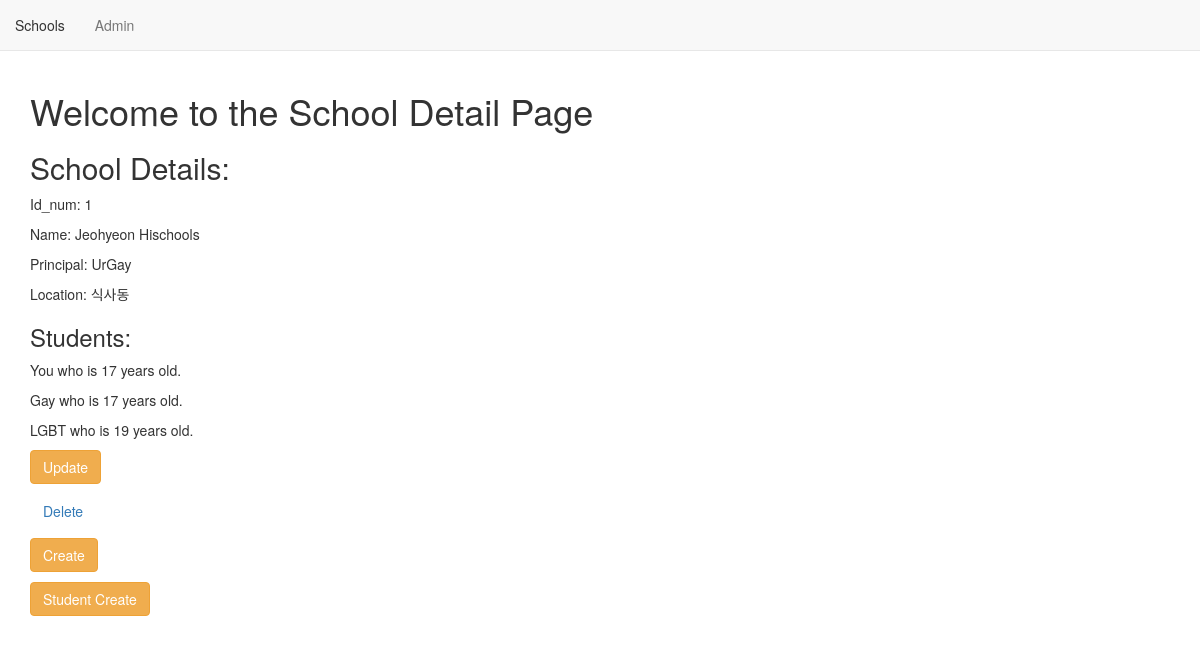
The app's page /basic/1/, older data.
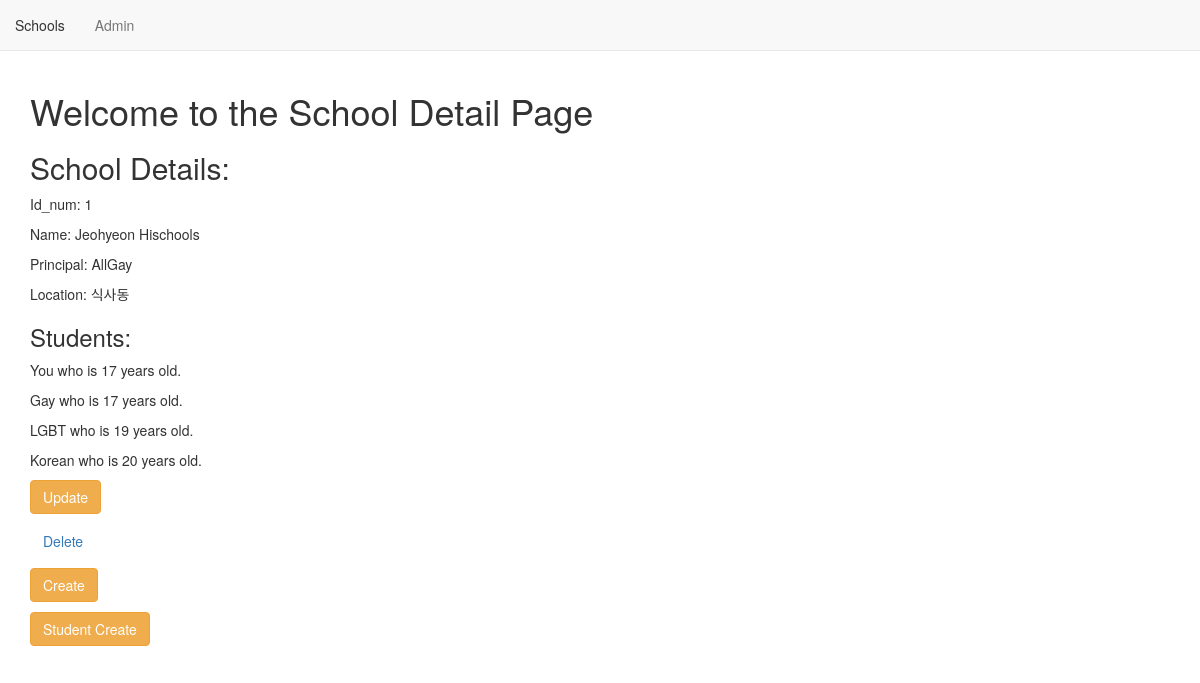
The same page, newer data.
### basic/models.py (models this page shows, shortened)
class School(models.Model):
    name = models.CharField(max_length=20)
    location = models.CharField(max_length=50)
    principal = models.CharField(max_length=20)

class Student(models.Model):
    name = models.CharField(max_length=20)
    age = models.PositiveIntegerField()
    school = models.ForeignKey(School, related_name="students", on_delete=CASCADE)

### basic/views.py (the view)
# urls.py: url(r'^(?P<pk>\d+)/$',SchoolDetailView.as_view(),name='detail'),
class SchoolDetailView(DetailView):
    context_object_name = 'school_details'
    model = models.School
    template_name = 'basic_app/school_detail.html'

### basic/templates/basic_app/school_detail.html
{% extends 'basic_app/basic_app.html' %}
{% block body_block %}
<div class="jumbtron">
    <h1>Welcome to the School Detail Page</h1>
    <h2>School Details:</h2>
    <p>Id_num: {{school_details.id}}</p>
    <p>Name: {{school_details.name}}</p>
    <p>Principal: {{school_details.principal}}</p>
    <p>Location: {{school_details.location}}</p>
    <h3>Students:</h3>
      {% for student in school_details.students.all %}
        <p>{{student.name}} who is {{student.age}} years old.</p>
      {% endfor %}
</div>
<div>
  <p><a class="btn btn-warning" href="{% url 'basic_app:update' pk=school_details.pk %}">Update</a></p>
  <p><a class="btn btn-delete" href="{% url 'basic_app:delete' pk=school_details.pk %}">Delete</a></p>
  <p><a class="btn btn-warning" href="{% url 'basic_app:create' %}">Create</a></p>
  <p><a class="btn btn-warning" href="{% url 'basic_app:stCreate' %}">Student Create</a></p>
</div>
{% endblock%}

### basic/templates/basic_app/basic_app.html (shortened to what this page needs)
<!DOCTYPE html>
<html lang="en">
<head>
    <link rel="stylesheet" href="https://maxcdn.bootstrapcdn.com/bootstrap/3.4.1/css/bootstrap.min.css">
</head>
<body>
<nav class="navbar navbar-default navbar-static-top">
    <ul class="nav navbar-nav">
        <li><a class="navbar-band" href="{% url 'basic_app:list' %}">Schools</a> </li>
        <li><a class="navbar-band" href="{% url 'admin:index' %}">Admin</a></li>
    </ul>
</nav>
    <div class="container">
        {% block body_block %}
        {% endblock %}
    </div>
</body>
</html>

Row changes from the older to the newer data that the page shows:
changed School "Jeohyeon Hischools": principal "UrGay" → "AllGay"
added Student: name "Korean", age "20"
